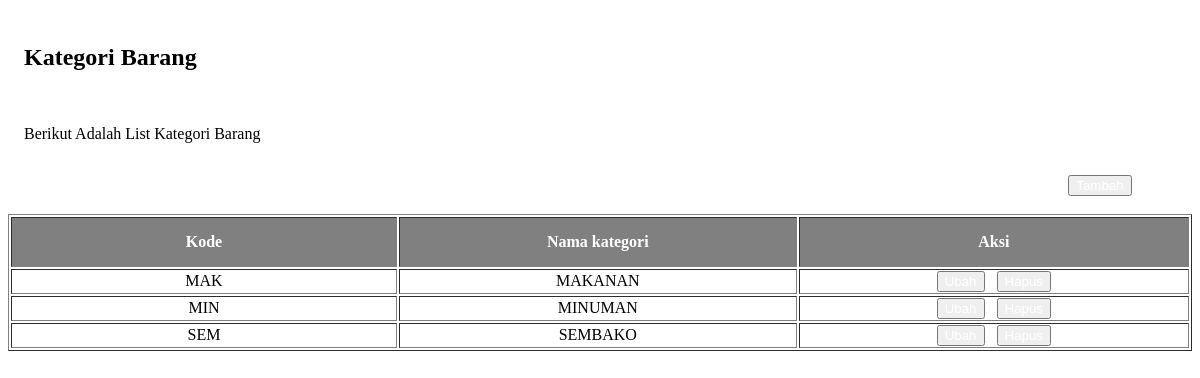
The app's page /dashboard/kategoriBarang.php, older data.
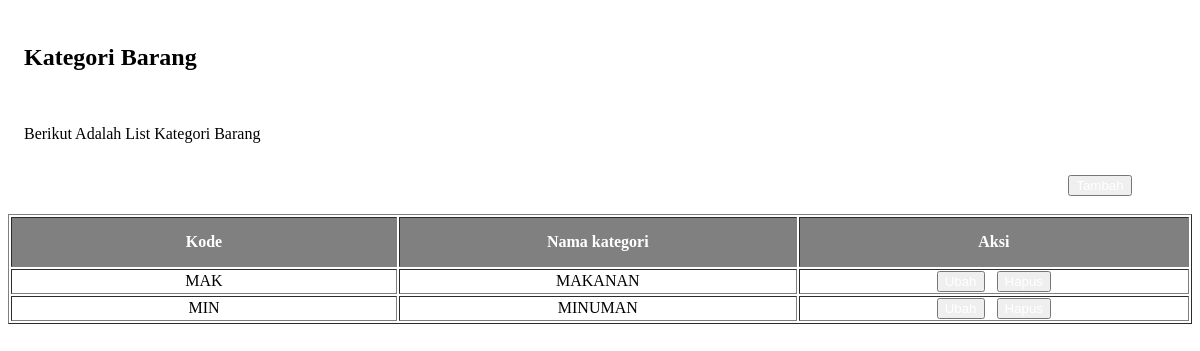
The same page, newer data.
### tables this page shows
CREATE TABLE `kategori_barang` (
  `id` int(11) NOT NULL,
  `kode_kategori` varchar(100) NOT NULL,
  `nama_kategori` varchar(255) NOT NULL
);

### functions.php (called while the page is built, shortened)
<?php
$conn = mysqli_connect("localhost", "root", "", "toserba");
function query($query)
{
    global $conn;
    $hasil = mysqli_query($conn, $query);
    $kotak = [];
    while ($data = mysqli_fetch_assoc($hasil)) {
        $kotak[] = $data;
    }
    return $kotak;
}

### dashboard/kategoriBarang.php (the view, shortened to what this page needs)
<?php
require '../functions.php';
$barang = query("SELECT * FROM kategori_barang");
?>
<div style="padding:1rem">
    <h2>Kategori Barang</h2><br>
    <p>Berikut Adalah List Kategori Barang</p>
</div>
<center>
    <center>
        <button type="button" id="tambah" class="btn btn-primary"><a href="index.php?menu=tambahKategoriBarang">Tambah</a></button><br><br>
        <div style="width:100%; height:600px; overflow:auto;">
            <table id="example" class="display nowrap" style="width:100%" border="1">
                <thead>
                    <th>Kode</th>
                    <th>Nama kategori</th>
                    <th>Aksi</th>
                </thead>
                <tbody>
                    <?php foreach ($barang as $data) : ?>
                        <tr>
                            <td><?= $data['kode_kategori']; ?></td>
                            <td><?= $data['nama_kategori']; ?></td>
                            <td>
                                <button type="button" class="btn btn-success"><a href="index.php?menu=editKategoriBarang&id=<?= $data['id']; ?>">Ubah</a></button>
                                <button type="button" class="btn btn-danger"><a href="index.php?menu=hapusKatBarang&id=<?= $data['id']; ?>" onclick="return confirm('Apakah Anda Yakin?');">Hapus</a></button>
                            </td>
                        </tr>
                    <?php endforeach; ?>
                </tbody>
            </table>
        </div>
    </center>

Row changes from the older to the newer data that the page shows:
removed kategori_barang: kode_kategori "SEM", nama_kategori "SEMBAKO"
